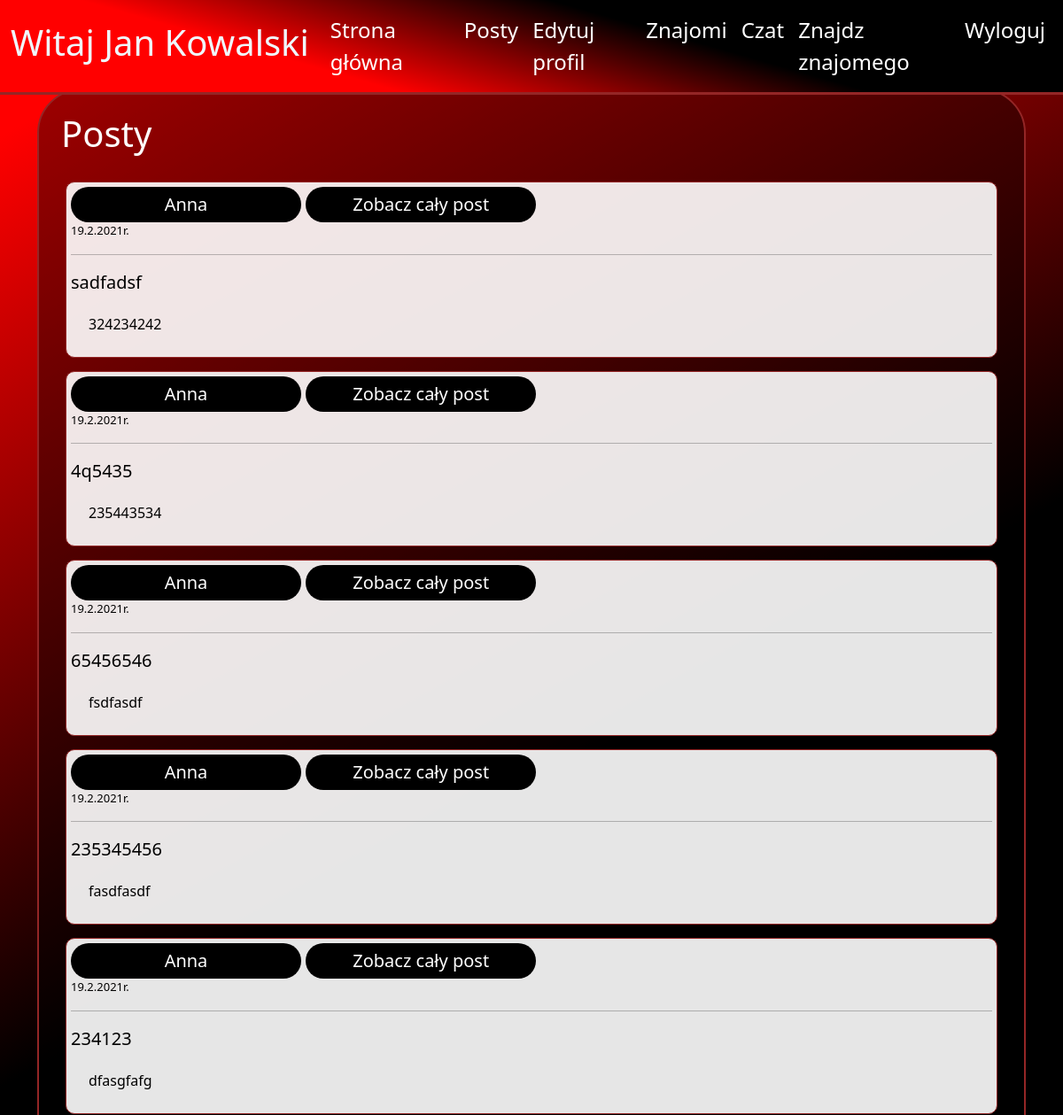
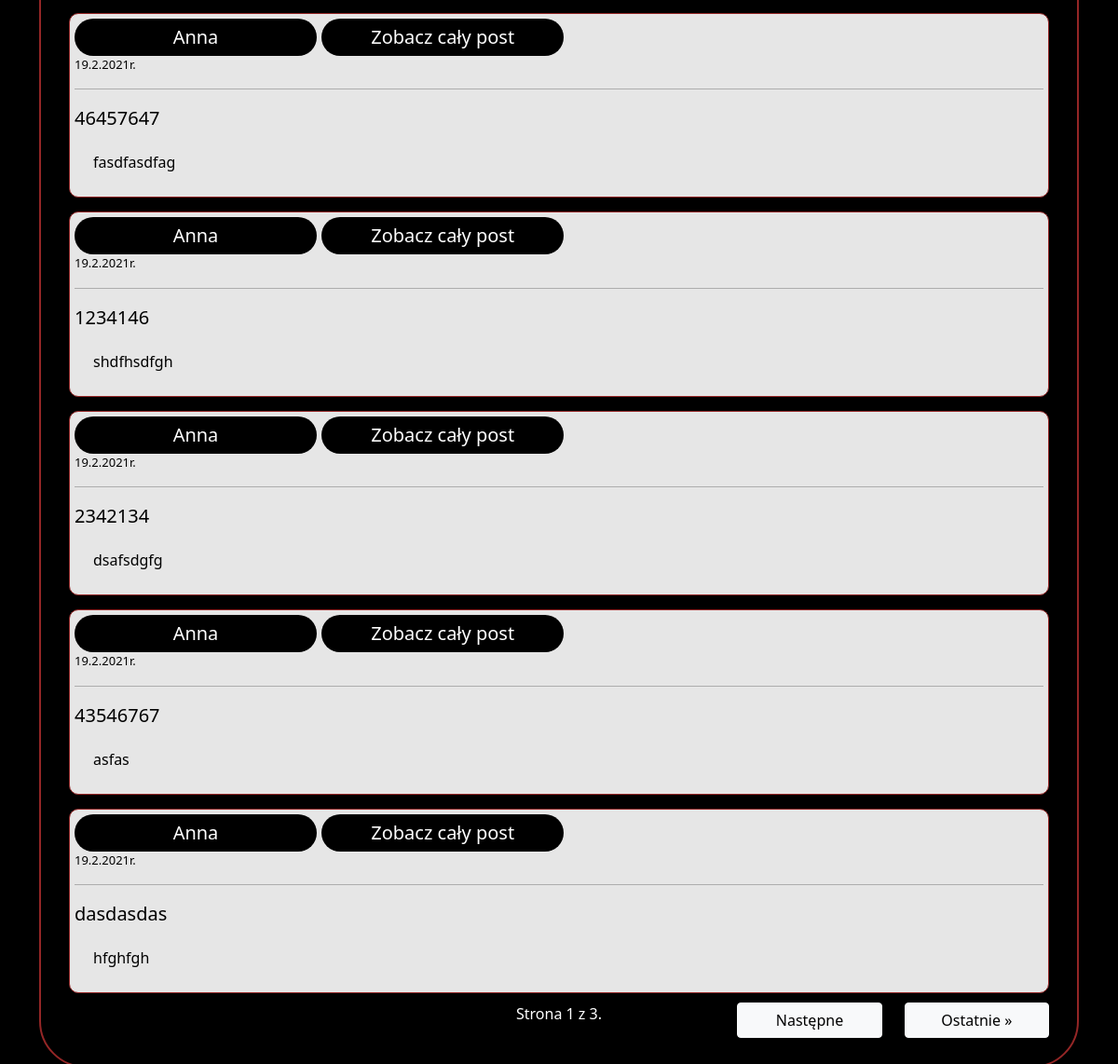
/posts (signed in), run on the app's committed database (2 pictures, top to bottom).
### blog/models.py (models this page shows, shortened)
class Profile(models.Model):
    user = models.OneToOneField(User, null=True, on_delete=models.CASCADE)
    birth_date = models.DateField(blank=True,null=True)
    description = models.TextField(blank=True,null=True)
    first_name = models.CharField(blank=True, null=True, max_length=40)
    last_name = models.CharField(blank=True, null=True, max_length=40)
    country = models.CharField(blank=True, null=True, max_length=40)
    city = models.CharField(blank=True, null=True, max_length=40)
    height = models.DecimalField(blank=True,null=True, decimal_places=0, max_digits=120)
    weight = models.DecimalField(blank=True,null=True, decimal_places=0, max_digits=120)
    gender = models.CharField(blank=True,null=True, max_length=222)
    friends = models.ManyToManyField('self', blank=True)
    images = models.ManyToManyField("ProfileImage", related_name='+',blank=True)
    chats = models.ManyToManyField("ChatBox", related_name='+',blank=True)
    posts = models.ManyToManyField("Post", related_name='+',blank=True)
    def get_name(self):
        if self.first_name and self.last_name:
            return str(str(self.first_name)+" "+str(self.last_name)) #+" ("+str(self.user.username)+")"
        elif self.first_name:
            return self.first_name
        else:
            return self.user.username

class Post(models.Model):
    owner =  models.ForeignKey("Profile", on_delete=models.CASCADE)
    date = models.DateField(auto_now_add=True)
    date_time = models.DateTimeField(auto_now_add=True)
    title = models.CharField(max_length=200)
    text = models.CharField(max_length=4000)
    comments = models.ManyToManyField("Post_comment", related_name='+')
    class Meta:
        ordering = ["-date","-date_time"]

### blog/views.py (the view)
# urls.py: path("posts", views.PostsView.as_view(), name="posts"),
class PostsView(View):
    def get(self, request):
        user = request.user.profile
        posts= []
        def myFunc(e):
            e.date_time
            return e.date_time
        for friend in user.friends.all():
            for post in friend.posts.all():
                posts.append(post)
        posts.sort(reverse=True, key=myFunc)
        paginator = Paginator(posts, 10)
        page_number = request.GET.get('page')
        posts = paginator.get_page(page_number)
        context={
            'profile':user,
            'posts':posts,
        }
        print(posts)
        return render(request, "blog/posts.html", context)

### blog/templates/blog/posts.html (shortened to what this page needs)
{% extends "blog/base.html"%}
{%load static%}
{%block content%}
<div class="container background_v1" style="color:white;">
    <h1 style="color:white;">Posty</h1>
    <div class="profile_posts_box2" style="color:black;">
        {%for post in posts%}
            <div class="profile_post">
                 <div class="profile_post_title">
                 <a href="{%url 'profile' post.owner.id %}"
                 class="my-button" style="width:25%;"
                 >{{post.owner.get_name}}</a>
                 <a href="{%url 'post' post.id %}"
                 class="my-button" style="width:25%;"
                 >Zobacz cały post</a>
                 </div>
                <div class="profile_post_date">{{post.date| date:"d.n.Y"}}r.</div>
                 <hr />
                <div class="profile_post_title">{{post.title}}</div>
                <div class="profile_post_text">{{post.text}}</div>
            </div>
        {%endfor%}
    <div>
    <div class="pagination row">
        {% if posts.has_previous %}
            <div class="col-md-12 col-lg-2">
            <a class="pagiantion_obj btn btn-light"
             href="?page=1">&laquo; Pierwsze</a>
            </div>
            <div class="col-md-12 col-lg-2">
            <a class="pagiantion_obj btn btn-light"
            href="?page={{ posts.previous_page_number }}">Poprzednie</a>
            </div>
        {%else%}
            <div class="pagination_obj col-md-12 col-lg-2" style="height:1px;"></div>
            <div class="pagination_obj col-md-12 col-lg-2" style="height:1px;"></div>
        {% endif %}
        <div class="pagiantion_obj pagination_number col-sm-12 col-md-4" >
            Strona {{ posts.number }} z {{ posts.paginator.num_pages }}.
        </div>
        {% if posts.has_next %}
            <div class="col-md-12 col-lg-2">
            <a class="pagiantion_obj btn btn-light pagiantion_obj"
            href="?page={{ posts.next_page_number }}">Następne</a>
            </div>
            <div class="col-md-12 col-lg-2">
            <a class="pagiantion_obj btn btn-light pagiantion_obj"
            href="?page={{ posts.paginator.num_pages }}">Ostatnie &raquo;</a>
             </div>
        {% endif %}
    </div>
</div>
{% endblock %}

### blog/templates/blog/base.html (shortened to what this page needs)
{% load static %}
<!doctype html>
<html lang="en">
  <head>
    <link href="https://cdn.jsdelivr.net/npm/bootstrap@5.0.0-beta1/dist/css/bootstrap.min.css" rel="stylesheet">
    <link rel ="stylesheet" href="{% static 'style.css' %}">
  </head>
  <body>
    <nav class="navbar navbar-expand-lg navbar-dark bg-light">
  <div class="container-fluid">
    <a class="navbar-brand" href="#"><h1>Witaj {{user.profile.get_name}}</h1></a>
    <div class="collapse navbar-collapse" id="navbarSupportedContent">
      <ul class="navbar-nav me-auto mb-2 mb-lg-0">
        {% if user.is_authenticated%}
        <li class="nav-item ">
          <a class="nav-link" href="{% url 'mainpage' %}">Strona główna</a>
        </li>
        <li class="nav-item ">
          <a class="nav-link" href="{% url 'posts' %}">Posty</a>
        </li>
        <li class="nav-item ">
          <a class="nav-link" href="{% url 'profile' user.profile.id %}">Edytuj profil</a>
        </li>
        <li class="nav-item ">
          <a class="nav-link" href="{% url 'friend_list' user.profile.id %}">
            {% if not new_friend_request == 0%}
              Znajomi
            {%else%}
              Znajomi
            {%endif%}
          </a>
        </li>
        <li class="nav-item ">
          <a class="nav-link" href="{% url 'all_chats' %}">Czat
          </a>
        </li>
         <li class="nav-item ">
          <a class="nav-link" href="{% url 'find_friend'%}">Znajdz znajomego</a>
        </li>
        <li class="nav-item ">
          <a class="nav-link" href="{% url 'logout' %}">Wyloguj</a>
        </li>
         {%endif%}
      </ul>
    </div>
  </div>
</nav>
    <div class="main_content">
      <div class="container">
    {%block content%}
    {% endblock %}
      </div>
    </div>
  </body>
</html>

### static/style.css (style rules this page uses)
* { box-sizing: border-box; margin:0; padding:0; }
:root { --ramka: rgb(148, 38, 38); }
nav { background: rgb(255,0,0); background: linear-gradient(16deg, rgba(255,0,0,1) 29%, rgba(0,0,0,1) 63%, rgba(0,0,0,1) 100%); border-bottom: var(--ramka) solid 3px; }
body { background-repeat: no-repeat; background-size: cover; background: black; }
.navbar { position: fixed; top:0; z-index: 555; width: 100%; }
h1,h2,h3,h4,h5 { color:aliceblue; }
nav .navbar-nav li a { color: white !important; font-size: 1.5em; }
.main_content { padding-top: 100px; min-height: 800px; background: rgb(255,0,0); background: linear-gradient(151deg, rgba(255,0,0,1) 5%, rgba(0,0,0,1) 40%, rgba(0,0,0,1) 100%); }
.background_v1 { border: solid 2px var(--ramka); border-radius: 50px; padding: 25px; background-color:rgba(0, 0, 0, 0.4); min-height: 700px; }
.btn { width:100%; }
.profile_posts_box2 { width:100%; margin-top: 10px; border-radius:10px; padding:5px; }
.profile_post { width:100%; height:77%; padding:5px; margin-top: 15px; border-radius:10px; border:solid 1px var(--ramka); background-color: rgb(255, 255, 255, 0.9); }
.profile_post_title { font-size: 20px; }
.profile_post_date { font-size: 13px; }
.profile_post_text { padding:20px; }
.my-button { display: inline-block; text-align: center; padding:5px; background-color:black; border-radius:20px; border:none; color:white; font-size: 20px; transition: background-color 1s, color 1s; text-decoration: none; width: 100%; }
.pagination { margin-top: 10px; }
.pagination_number { background-color: black; color:white; text-align: center; }

### data on the page
Post: owner.get_name "Anna", date "19.2.2021", title "sadfadsf", text "324234242"
Post: owner.get_name "Anna", date "19.2.2021", title "4q5435", text "235443534"
Post: owner.get_name "Anna", date "19.2.2021", title "65456546", text "fsdfasdf"
Post: owner.get_name "Anna", date "19.2.2021", title "235345456", text "fasdfasdf"
Post: owner.get_name "Anna", date "19.2.2021", title "234123", text "dfasgfafg"
Post: owner.get_name "Anna", date "19.2.2021", title "46457647", text "fasdfasdfag"
Post: owner.get_name "Anna", date "19.2.2021", title "1234146", text "shdfhsdfgh"
Post: owner.get_name "Anna", date "19.2.2021", title "2342134", text "dsafsdgfg"
Post: owner.get_name "Anna", date "19.2.2021", title "43546767", text "asfas"
Post: owner.get_name "Anna", date "19.2.2021", title "dasdasdas", text "hfghfgh"

### other printed values
{{ user.profile.get_name }} "Jan Kowalski"
{{ posts.number }} "1"
{{ posts.paginator.num_pages }} "3"
